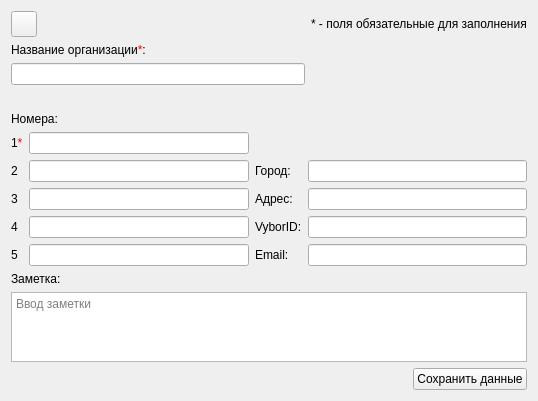
<?xml version="1.0" encoding="UTF-8"?>
<ui version="4.0">
 <class>EditOrgContactDialog</class>
 <widget class="QDialog" name="EditOrgContactDialog">
  <property name="geometry">
   <rect>
    <x>0</x>
    <y>0</y>
    <width>538</width>
    <height>394</height>
   </rect>
  </property>
  <property name="windowTitle">
   <string>Редактирование организации</string>
  </property>
  <property name="windowIcon">
   <iconset resource="images.qrc">
    <normaloff>:/images/outcall-logo.png</normaloff>:/images/outcall-logo.png</iconset>
  </property>
  <property name="styleSheet">
   <string notr="true"/>
  </property>
  <layout class="QGridLayout" name="gridLayout_6">
   <item row="0" column="0">
    <layout class="QGridLayout" name="gridLayout_5">
     <item row="2" column="0">
      <layout class="QGridLayout" name="gridLayout_4">
       <item row="1" column="0" colspan="3">
        <widget class="QTextEdit" name="comment">
         <property name="focusPolicy">
          <enum>Qt::StrongFocus</enum>
         </property>
         <property name="tabChangesFocus">
          <bool>true</bool>
         </property>
         <property name="acceptRichText">
          <bool>false</bool>
         </property>
         <property name="placeholderText">
          <string>Ввод заметки</string>
         </property>
        </widget>
       </item>
       <item row="2" column="2">
        <widget class="QPushButton" name="saveButton">
         <property name="sizePolicy">
          <sizepolicy hsizetype="Fixed" vsizetype="Fixed">
           <horstretch>0</horstretch>
           <verstretch>0</verstretch>
          </sizepolicy>
         </property>
         <property name="focusPolicy">
          <enum>Qt::StrongFocus</enum>
         </property>
         <property name="text">
          <string>Сохранить данные</string>
         </property>
         <property name="autoDefault">
          <bool>false</bool>
         </property>
        </widget>
       </item>
       <item row="0" column="0">
        <widget class="QLabel" name="label_17">
         <property name="text">
          <string>Заметка:</string>
         </property>
        </widget>
       </item>
      </layout>
     </item>
     <item row="0" column="0">
      <layout class="QGridLayout" name="gridLayout_3">
       <item row="0" column="0">
        <layout class="QGridLayout" name="gridLayout_2">
         <item row="0" column="0">
          <widget class="QPushButton" name="backButton">
           <property name="minimumSize">
            <size>
             <width>26</width>
             <height>26</height>
            </size>
           </property>
           <property name="maximumSize">
            <size>
             <width>26</width>
             <height>26</height>
            </size>
           </property>
           <property name="toolTip">
            <string>Вернуться к резюме</string>
           </property>
           <property name="text">
            <string/>
           </property>
           <property name="icon">
            <iconset resource="images.qrc">
             <normaloff>:/images/arrowBack.png</normaloff>:/images/arrowBack.png</iconset>
           </property>
           <property name="iconSize">
            <size>
             <width>24</width>
             <height>24</height>
            </size>
           </property>
           <property name="autoDefault">
            <bool>false</bool>
           </property>
          </widget>
         </item>
         <item row="1" column="0">
          <widget class="QLabel" name="label_3">
           <property name="text">
            <string>Название организации&lt;span style = &quot;color: red;&quot;&gt;*&lt;/span&gt;:</string>
           </property>
          </widget>
         </item>
         <item row="2" column="0">
          <widget class="QLineEdit" name="orgName">
           <property name="focusPolicy">
            <enum>Qt::StrongFocus</enum>
           </property>
          </widget>
         </item>
         <item row="3" column="0">
          <widget class="QLabel" name="label_15">
           <property name="minimumSize">
            <size>
             <width>0</width>
             <height>15</height>
            </size>
           </property>
           <property name="text">
            <string/>
           </property>
          </widget>
         </item>
         <item row="0" column="1">
          <widget class="QLabel" name="label_13">
           <property name="text">
            <string>* - поля обязательные для заполнения</string>
           </property>
          </widget>
         </item>
        </layout>
       </item>
      </layout>
     </item>
     <item row="1" column="0">
      <layout class="QGridLayout" name="gridLayout">
       <item row="2" column="1">
        <widget class="QLineEdit" name="secondNumber">
         <property name="focusPolicy">
          <enum>Qt::StrongFocus</enum>
         </property>
        </widget>
       </item>
       <item row="2" column="2">
        <widget class="QLabel" name="label_9">
         <property name="text">
          <string>Город:</string>
         </property>
        </widget>
       </item>
       <item row="0" column="0" colspan="2">
        <widget class="QLabel" name="label_5">
         <property name="text">
          <string>Номера:</string>
         </property>
        </widget>
       </item>
       <item row="1" column="1">
        <widget class="QLineEdit" name="firstNumber">
         <property name="focusPolicy">
          <enum>Qt::StrongFocus</enum>
         </property>
        </widget>
       </item>
       <item row="4" column="1">
        <widget class="QLineEdit" name="fourthNumber">
         <property name="focusPolicy">
          <enum>Qt::StrongFocus</enum>
         </property>
        </widget>
       </item>
       <item row="2" column="3">
        <widget class="QLineEdit" name="city">
         <property name="focusPolicy">
          <enum>Qt::StrongFocus</enum>
         </property>
        </widget>
       </item>
       <item row="1" column="0">
        <widget class="QLabel" name="label_6">
         <property name="text">
          <string>1&lt;span style = &quot;color: red;&quot;&gt;*&lt;/span&gt;</string>
         </property>
        </widget>
       </item>
       <item row="4" column="3">
        <widget class="QLineEdit" name="vyborId">
         <property name="focusPolicy">
          <enum>Qt::StrongFocus</enum>
         </property>
        </widget>
       </item>
       <item row="4" column="2">
        <widget class="QLabel" name="label_11">
         <property name="text">
          <string>VyborID:</string>
         </property>
        </widget>
       </item>
       <item row="1" column="2" colspan="2">
        <widget class="QLabel" name="label_14">
         <property name="text">
          <string/>
         </property>
        </widget>
       </item>
       <item row="3" column="2">
        <widget class="QLabel" name="label_10">
         <property name="text">
          <string>Адрес:</string>
         </property>
        </widget>
       </item>
       <item row="3" column="3">
        <widget class="QLineEdit" name="address">
         <property name="focusPolicy">
          <enum>Qt::StrongFocus</enum>
         </property>
        </widget>
       </item>
       <item row="2" column="0">
        <widget class="QLabel" name="label_7">
         <property name="text">
          <string>2</string>
         </property>
        </widget>
       </item>
       <item row="3" column="0">
        <widget class="QLabel" name="label_8">
         <property name="text">
          <string>3</string>
         </property>
        </widget>
       </item>
       <item row="4" column="0">
        <widget class="QLabel" name="label_18">
         <property name="text">
          <string>4</string>
         </property>
        </widget>
       </item>
       <item row="5" column="0">
        <widget class="QLabel" name="label_19">
         <property name="text">
          <string>5</string>
         </property>
        </widget>
       </item>
       <item row="5" column="1">
        <widget class="QLineEdit" name="fifthNumber">
         <property name="focusPolicy">
          <enum>Qt::StrongFocus</enum>
         </property>
        </widget>
       </item>
       <item row="5" column="2">
        <widget class="QLabel" name="label_12">
         <property name="text">
          <string>Email:</string>
         </property>
        </widget>
       </item>
       <item row="5" column="3">
        <widget class="QLineEdit" name="email">
         <property name="focusPolicy">
          <enum>Qt::StrongFocus</enum>
         </property>
        </widget>
       </item>
       <item row="3" column="1">
        <widget class="QLineEdit" name="thirdNumber">
         <property name="focusPolicy">
          <enum>Qt::StrongFocus</enum>
         </property>
        </widget>
       </item>
      </layout>
     </item>
    </layout>
   </item>
  </layout>
 </widget>
 <tabstops>
  <tabstop>orgName</tabstop>
  <tabstop>firstNumber</tabstop>
  <tabstop>secondNumber</tabstop>
  <tabstop>thirdNumber</tabstop>
  <tabstop>fourthNumber</tabstop>
  <tabstop>fifthNumber</tabstop>
  <tabstop>city</tabstop>
  <tabstop>address</tabstop>
  <tabstop>vyborId</tabstop>
  <tabstop>email</tabstop>
  <tabstop>comment</tabstop>
  <tabstop>saveButton</tabstop>
 </tabstops>
 <resources>
  <include location="images.qrc"/>
 </resources>
 <connections/>
</ui>
